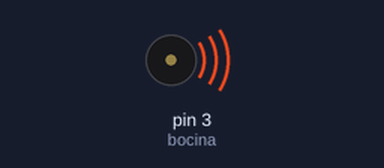
Recording of a sketch running on a simulated Arduino Uno, built with avr-gcc and run on an emulated ATmega328P. On the bench: buzzer (waves = sounding, pin HIGH).

Above: at 0.1 s.
Timing chart, 0 to 1.6 s (numbered marks = the images above):
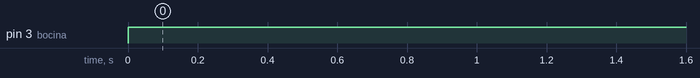

The sketch:

sensor_inclinacion.ino
```cpp
const int tiltSensor = 2;//pin  sensor de inclinacion
const int buzzer = 9; //pin  buzzer
int bocina = 3;
void setup()
{
  /*pinMode(tiltSensor, INPUT);//entrada
  pinMode(buzzer,OUTPUT);//salida
  Serial.begin(9600);*/
  pinMode(bocina, OUTPUT);
}

void loop()
{
  /*int estado = digitalRead(tiltSensor);
  Serial.println(estado);
  if (estado == HIGH){
    tone(buzzer,1000);//activa el buzzer si el sensor esta inclinado
  }else{
    noTone(buzzer);//apaga el buzzer si no hay una inclinacion
}
  tone(buzzer,HIGH);
  delay(1000);
  tone(buzzer,LOW);
  delay(1000);*/
  digitalWrite(bocina, HIGH);


}
```

Measured:
- by itself, pin 3 (bocina): LOW → HIGH at 0.00 s
